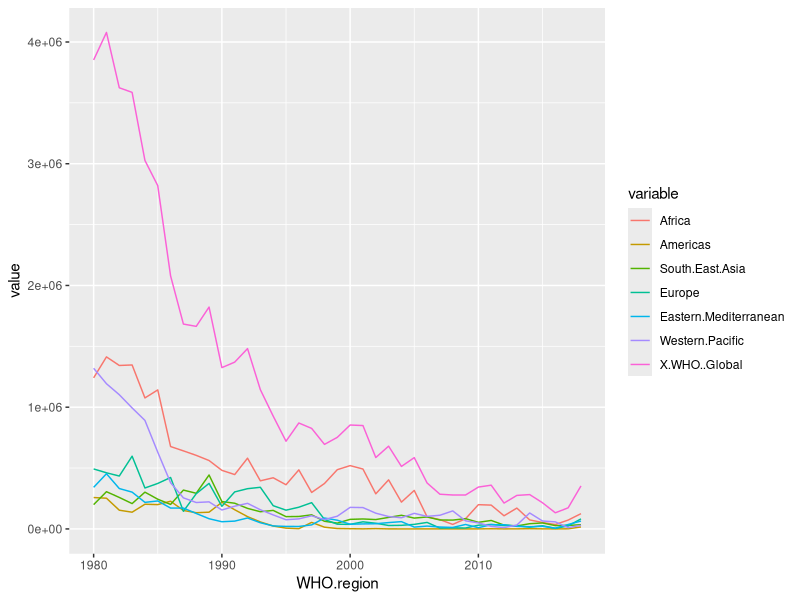

Write R code to recreate this figure.
setwd("~/Desktop/R Scripts")
measles <- read.csv("WHS3_62.csv", header = TRUE)
library(reshape2)
measles_long <- melt(measles, id.vars = 'WHO.region')
measles1 <- measles_long[-c(1:39),]
library(ggplot2)
summary(measles1)
measles1$value<-as.numeric(measles1$value)
ggplot(data = measles1, mapping = aes(x = WHO.region, y = value, color = variable)) +
  geom_line()